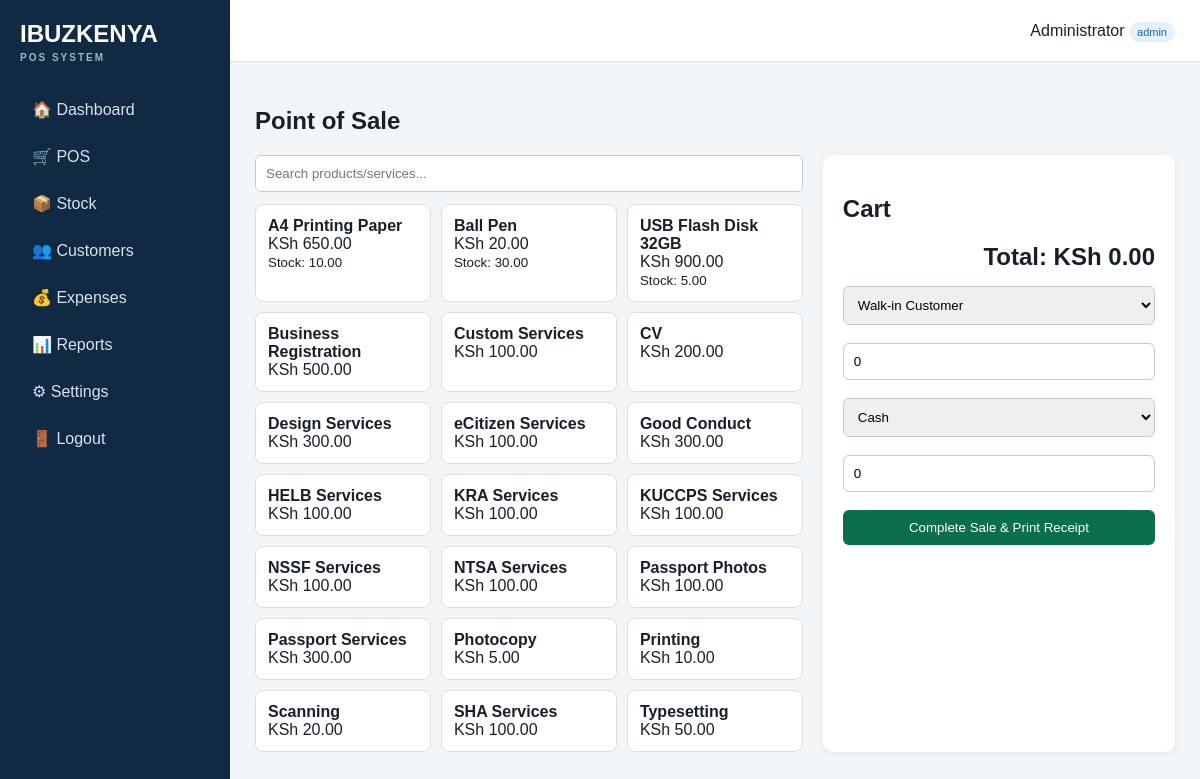
The app's page /pos.php (signed in) with its own data.
### tables this page shows
CREATE TABLE settings (
 id INT PRIMARY KEY DEFAULT 1,
 business_name VARCHAR(150) NOT NULL DEFAULT 'IBUZKENYA',
 phone VARCHAR(50) DEFAULT '',
 email VARCHAR(150) DEFAULT '',
 address VARCHAR(255) DEFAULT '',
 receipt_footer VARCHAR(255) DEFAULT 'Thank you for your business.'
);

CREATE TABLE products (
 id INT AUTO_INCREMENT PRIMARY KEY,
 name VARCHAR(150) NOT NULL,
 sku VARCHAR(80) UNIQUE,
 category VARCHAR(100) DEFAULT 'General',
 buying_price DECIMAL(12,2) NOT NULL DEFAULT 0,
 selling_price DECIMAL(12,2) NOT NULL DEFAULT 0,
 stock_qty DECIMAL(12,2) NOT NULL DEFAULT 0,
 reorder_level DECIMAL(12,2) NOT NULL DEFAULT 5,
 unit VARCHAR(30) DEFAULT 'pcs',
 active TINYINT(1) DEFAULT 1,
 created_at TIMESTAMP DEFAULT CURRENT_TIMESTAMP
);

CREATE TABLE services (
 id INT AUTO_INCREMENT PRIMARY KEY,
 name VARCHAR(150) NOT NULL,
 category VARCHAR(100) DEFAULT 'Cyber',
 price DECIMAL(12,2) NOT NULL DEFAULT 0,
 active TINYINT(1) DEFAULT 1,
 created_at TIMESTAMP DEFAULT CURRENT_TIMESTAMP
);

### config/config.php (called while the page is built, shortened)
<?php
function e($v){return htmlspecialchars((string)$v,ENT_QUOTES,'UTF-8');}
function money($n){return number_format((float)$n,2);}

### pos.php (the view, shortened to what this page needs)
<?php require 'includes/header.php';
$products=$pdo->query("SELECT id,name,sku,selling_price,stock_qty FROM products WHERE active=1 ORDER BY name")->fetchAll();
$services=$pdo->query("SELECT id,name,price FROM services WHERE active=1 ORDER BY name")->fetchAll();
$customers=$pdo->query("SELECT id,name,phone FROM customers ORDER BY name")->fetchAll();
?><h1>Point of Sale</h1><div class="pos-layout"><div><input class="search" id="search" placeholder="Search products/services..." oninput="filterItems()"><div class="items" id="items">
<?php foreach($products as $p):?><div class="item searchable" data-name="<?=e(strtolower($p['name'].' '.$p['sku']))?>" onclick='addItem(<?=json_encode(["type"=>"product","id"=>(int)$p["id"],"name"=>$p["name"],"price"=>(float)$p["selling_price"],"stock"=>(float)$p["stock_qty"]])?>)'><b><?=e($p['name'])?></b><br>KSh <?=money($p['selling_price'])?><br><small>Stock: <?=$p['stock_qty']?></small></div><?php endforeach;?>
<?php foreach($services as $s):?><div class="item searchable" data-name="<?=e(strtolower($s['name']))?>" onclick='addItem(<?=json_encode(["type"=>"service","id"=>(int)$s["id"],"name"=>$s["name"],"price"=>(float)$s["price"],"stock"=>999999])?>)'><b><?=e($s['name'])?></b><br>KSh <?=money($s['price'])?></div><?php endforeach;?></div></div>
<div class="panel" style="margin-top:0"><h2>Cart</h2><div id="cart"></div><div class="total">Total: KSh <span id="total">0.00</span></div>
<select id="customer"><option value="">Walk-in Customer</option><?php foreach($customers as $c):?><option value="<?=$c['id']?>"><?=e($c['name'])?> - <?=e($c['phone'])?></option><?php endforeach;?></select><br><br>
<input id="discount" type="number" step=".01" placeholder="Discount" value="0" oninput="render()"><br><br>
<select id="payment"><option value="cash">Cash</option><option value="mpesa">M-Pesa</option><option value="bank">Bank</option><option value="credit">Credit</option><option value="partial">Partial</option></select><br><br>
<input id="paid" type="number" step=".01" placeholder="Amount paid" value="0"><br><br><button onclick="checkout()">Complete Sale & Print Receipt</button></div></div>
<?php require 'includes/footer.php';?>

### includes/header.php
<?php require_once __DIR__.'/../config/config.php'; require_login(); $set=$pdo->query("SELECT * FROM settings WHERE id=1")->fetch(); ?>
<!doctype html><html><head><meta charset="utf-8"><meta name="viewport" content="width=device-width,initial-scale=1">
<title><?=e($set['business_name'])?> POS</title><link rel="stylesheet" href="assets/style.css"></head>
<body><div class="layout"><aside><div class="brand"><?=e($set['business_name'])?><small>POS SYSTEM</small></div>
<nav>
<a href="dashboard.php">🏠 Dashboard</a><a href="pos.php">🛒 POS</a><a href="products.php">📦 Stock</a><a href="customers.php">👥 Customers</a>
<a href="expenses.php">💰 Expenses</a><a href="reports.php">📊 Reports</a><a href="settings.php">⚙ Settings</a><a href="logout.php">🚪 Logout</a>
</nav></aside><main><header class="top"><div><?=e($_SESSION['user']['full_name'])?> <span class="badge"><?=e($_SESSION['user']['role'])?></span></div></header><section class="content">

### includes/footer.php
</section></main></div></body></html>

### assets/style.css (style rules this page uses)
* { box-sizing:border-box }
body { margin:0;font-family:Arial,sans-serif;background:#f3f6f9;color:#17202a }
.layout { display:flex;min-height:100vh }
aside { width:230px;background:#102a43;color:#fff;padding:20px;position:fixed;top:0;bottom:0 }
.brand { font-size:24px;font-weight:800;margin-bottom:25px }
.brand small { display:block;font-size:10px;letter-spacing:2px;color:#9fb3c8;margin-top:4px }
nav a { display:block;color:#d9e2ec;text-decoration:none;padding:12px;border-radius:7px;margin:4px 0 }
main { margin-left:230px;flex:1 }
.top { height:62px;background:#fff;border-bottom:1px solid #ddd;display:flex;align-items:center;justify-content:flex-end;padding:0 25px }
.content { padding:25px }
.panel { background:#fff;border-radius:10px;padding:20px;margin-top:20px;box-shadow:0 2px 8px #00000010 }
input,select,button,textarea { padding:10px;border:1px solid #bcccdc;border-radius:6px;width:100% }
button,.btn { background:#0b6e4f;color:#fff;border:0;cursor:pointer;text-decoration:none;display:inline-block;text-align:center }
.badge { background:#e3f2fd;color:#1565c0;padding:4px 8px;border-radius:12px;font-size:11px }
.pos-layout { display:grid;grid-template-columns:1.4fr .9fr;gap:20px }
.search { margin-bottom:12px }
.items { display:grid;grid-template-columns:repeat(auto-fill,minmax(150px,1fr));gap:10px }
.item { background:#fff;border:1px solid #ddd;border-radius:8px;padding:12px;cursor:pointer }
.total { font-size:24px;font-weight:bold;text-align:right;margin:15px 0 }

### records on screen
settings: business_name "IBUZKENYA"
products: name "A4 Printing Paper", selling_price "650.00", stock_qty "10.00"
products: name "Ball Pen", selling_price "20.00", stock_qty "30.00"
products: name "USB Flash Disk 32GB", selling_price "900.00", stock_qty "5.00"
services: name "Business Registration", price "500.00"
services: name "Custom Services", price "100.00"
services: name "CV", price "200.00"
services: name "Design Services", price "300.00"
services: name "eCitizen Services", price "100.00"
services: name "Good Conduct", price "300.00"
services: name "HELB Services", price "100.00"
services: name "KRA Services", price "100.00"
services: name "KUCCPS Services", price "100.00"
services: name "NSSF Services", price "100.00"
services: name "NTSA Services", price "100.00"
services: name "Passport Photos", price "100.00"
services: name "Passport Services", price "300.00"
services: name "Photocopy", price "5.00"
services: name "Printing", price "10.00"
services: name "Scanning", price "20.00"
services: name "SHA Services", price "100.00"
services: name "Typesetting", price "50.00"

### other values on screen
$_SESSION['user']['full_name'] "Administrator"
$_SESSION['user']['role'] "admin"
